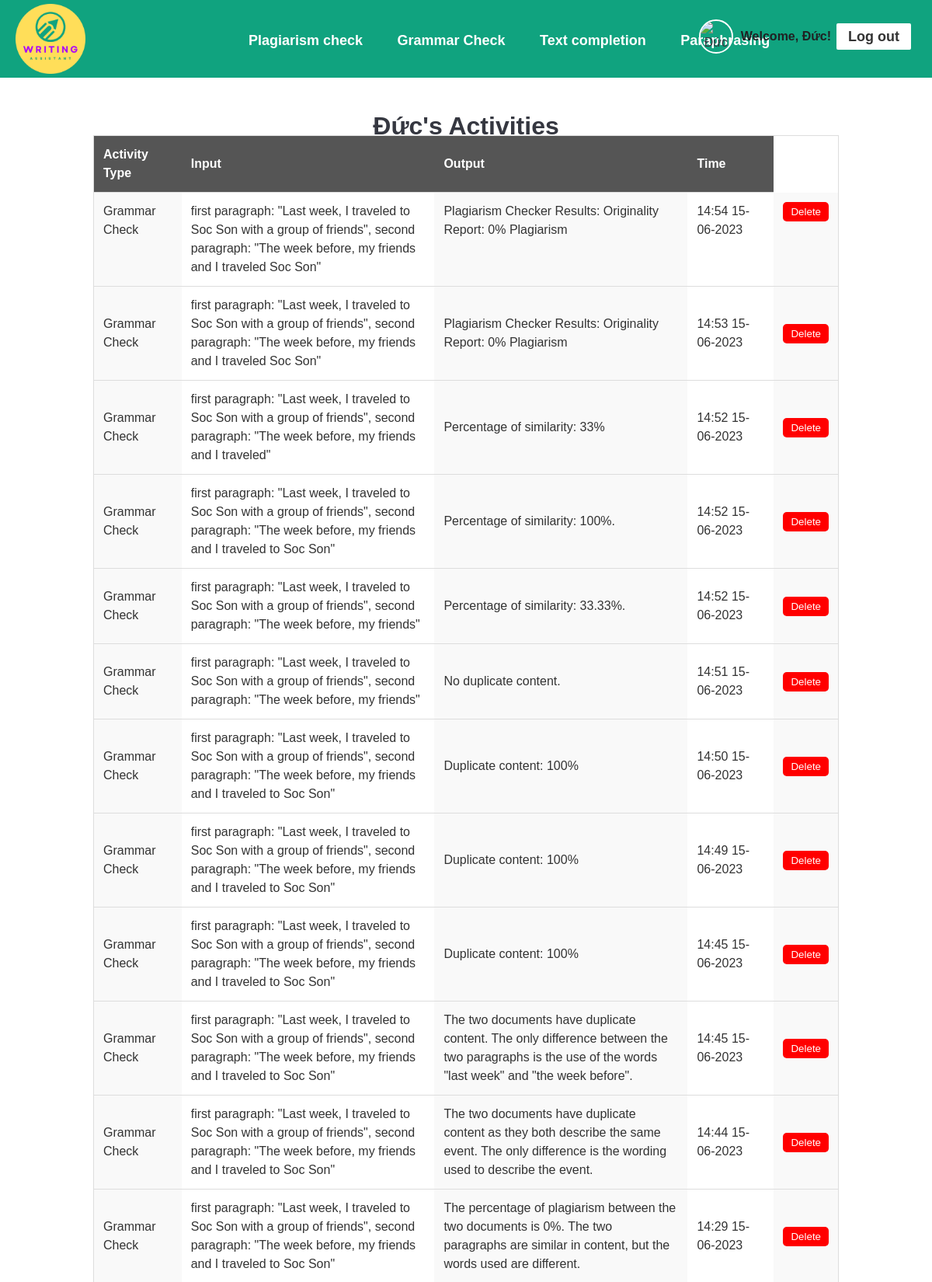
The app's page /user-activities (signed in, upper part) with its own data.
### app.py (models this page shows)
class Activity(db.Model):
    id = db.Column(db.Integer, primary_key=True)
    user_email = db.Column(db.String(120), db.ForeignKey('user.email'), nullable=False)
    activity_type = db.Column(db.String(50), nullable=False)
    input = db.Column(db.String(255), nullable=False)
    output = db.Column(db.String(1200), nullable=False)
    timestamp = db.Column(db.String(40), nullable=False)

### app.py (the view)
@app.route("/user-activities")
@login_required
def user_activities():
    name = session.get('name', 'Unknown')
    picture = session.get('picture', 'Unknown')
    first_name = name.split()[0]
    user_email = session['email']
    user = User.query.filter_by(email=user_email).first()
    activities = user.activities
    activities = list(reversed(activities))
    return render_template('user_activities.html', activities=activities, is_logged_in=True, name=first_name, picture=picture)

### app.py (called while the page is built)
def login_required(func):
    @wraps(func)
    def decorated_view(*args, **kwargs):
        if 'email' not in session:
            session['next'] = request.url
            return redirect(url_for('google_login'))
        return func(*args, **kwargs)
    return decorated_view

### templates/user_activities.html (shortened to what this page needs)
{% extends 'base.html' %}
{% block css %}
    <link rel="stylesheet" href="{{ url_for('static', filename='css/user_activities.css') }}"/>
{% endblock %}
{% block content %}
<h1>{{ name }}'s Activities</h1>
{% if activities %}
    <table>
        <thead>
            <tr>
                <th class="time-column">Activity Type</th>
                <th class="column-width">Input</th>
                <th class="column-width">Output</th>
                <th class="time-column">Time</th>
            </tr>
        </thead>
        <tbody>
            {% for activity in activities %}
            <tr>
                <td>{{ activity.activity_type }}</td>
                <td>{{ activity.input }}</td>
                <td>{{ activity.output }}</td>
                <td>{{ activity.timestamp }}</td>
                <td>
                    <button class="delete-button" onclick="deleteActivity({{ activity.id }})">Delete</button>
                </td>
            </tr>
            {% endfor %}
        </tbody>
    </table>
{% else %}
    <p  class="no-activities-message">No recent activity.</p>
{% endif %}
{% endblock %}

### templates/base.html (shortened to what this page needs)
<!DOCTYPE html>
<html lang="en">
<head>
    <link rel="stylesheet" href="../static/css/base.css">
    <link rel="stylesheet" href="../static/css/main.css">
    {% block css %} {% endblock %}
</head>
<body>
<header>
    <nav>
        <div style="height: 100px;float:left;margin-left: 20px;justify-items: center;">
            <img src="../static/assets/Logo.png" alt="logo" height="90px" style="margin-top:5px">
        </div>
        <ul>
            <li><a href="/" class="nav-link">Plagiarism check</a></li>
            <li><a href="{{url_for('grammar_check') }}" class="nav-link">Grammar Check</a></li>
            <li><a href="{{ url_for('text_completion')}}" class="nav-link">Text completion</a></li>
            <li><a href="{{ url_for('paraphrasing') }}" class="nav-link">Paraphrasing</a></li>
        </ul>
        <div class="inout">
            {% if is_logged_in %}
                <img src="{{ session['picture'] }}" alt="{{ session['name'] }}" style="border-radius: 50%">
                <a href="/user-activities" style="text-decoration: none;color: #202123; font-weight: bold;">Welcome, {{ name }}!</a>
                <a href="/logout" class="nav-log">Log out</a>
            {% else %}
                <a href="/login" class="nav-log">Log in</a>
            {% endif %}
        </div>
    </nav>
</header>
<main>
    {% block content %} {% endblock %}
</main>
</body>
</html>

### static/css/base.css (style rules this page uses)
nav { background-color: #10a37f; height: 100px; margin-bottom: 50px; }
nav ul { margin: 0; padding: 0; list-style: none; text-align: center; position: absolute; left: 300px; }
nav ul li { display: inline-block; margin: 0; padding: 0; }
nav ul li a { display: inline-block; color: #fff; font-size: 18px; font-weight: bold; text-decoration: none; padding: 40px 20px; transition: all 0.2s ease-in-out; }
.inout { position: absolute; top: 15px; right: 20px; display: flex; align-items: center; }
.inout img { width: 40px; height: 40px; border-radius: 50%; margin-right: 10px; border: 2px solid #fff; }
.inout a { text-decoration: none; color: #aa00ff; }
nav .inout a.nav-log { display: inline-block; background-color: #fff; color: #333; font-size: 18px; font-weight: bold; text-decoration: none; padding: 5px 15px; margin: 15px 7px; border-radius: 2px; transition: all 0.2s ease-in-out; }

### static/css/main.css (style rules this page uses)
body, input { font-size: 16px; line-height: 24px; color: #353740; font-family: "ColfaxAI", Helvetica, sans-serif; }
body { text-align: center; align-items: center; }
* { margin: 0; padding:0; }

### static/css/user_activities.css (style rules this page uses)
table { width: 80%; margin: 0 auto; margin-bottom: 20px; border-collapse: collapse; font-family: Arial, sans-serif; color: #333; border: 1px solid #ddd; border-radius: 5px; }
tr:first-child td { vertical-align: top; }
thead { background-color: #555; color: #fff; }
th, td { padding: 12px; text-align: left; border-bottom: 1px solid #ddd; }
th { position: relative; }
th::before { content: ''; position: absolute; top: 0; left: 0; width: 100%; height: 2px; background-color: #fff; transform: scaleX(0); transition: transform 0.3s ease; }
tbody td:nth-child(odd) { background-color: #f9f9f9; }
.column-width { width: 36%; }
.time-column { width: 12%; }
.delete-button { padding: 5px 10px; background-color: #ff0000; color: #fff; border: none; border-radius: 5px; cursor: pointer; }

### records on screen
Activity: activity_type "Grammar Check", input "first paragraph: \"Last week, I traveled to Soc Son with a group of friends\", second paragraph: \"The week before, my friends and I traveled Soc Son\"", output "Plagiarism Checker Results: Originality Report: 0% Plagiarism", timestamp "14:54 15-06-2023"
Activity: activity_type "Grammar Check", input "first paragraph: \"Last week, I traveled to Soc Son with a group of friends\", second paragraph: \"The week before, my friends and I traveled Soc Son\"", output "Plagiarism Checker Results: Originality Report: 0% Plagiarism", timestamp "14:53 15-06-2023"
Activity: activity_type "Grammar Check", input "first paragraph: \"Last week, I traveled to Soc Son with a group of friends\", second paragraph: \"The week before, my friends and I traveled\"", output "Percentage of similarity: 33%", timestamp "14:52 15-06-2023"
Activity: activity_type "Grammar Check", input "first paragraph: \"Last week, I traveled to Soc Son with a group of friends\", second paragraph: \"The week before, my friends and I traveled to Soc Son\"", output "Percentage of similarity: 100%.", timestamp "14:52 15-06-2023"
Activity: activity_type "Grammar Check", input "first paragraph: \"Last week, I traveled to Soc Son with a group of friends\", second paragraph: \"The week before, my friends\"", output "Percentage of similarity: 33.33%.", timestamp "14:52 15-06-2023"
Activity: activity_type "Grammar Check", input "first paragraph: \"Last week, I traveled to Soc Son with a group of friends\", second paragraph: \"The week before, my friends\"", output "No duplicate content.", timestamp "14:51 15-06-2023"
Activity: activity_type "Grammar Check", input "first paragraph: \"Last week, I traveled to Soc Son with a group of friends\", second paragraph: \"The week before, my friends and I traveled to Soc Son\"", output "Duplicate content: 100%", timestamp "14:50 15-06-2023"
Activity: activity_type "Grammar Check", input "first paragraph: \"Last week, I traveled to Soc Son with a group of friends\", second paragraph: \"The week before, my friends and I traveled to Soc Son\"", output "Duplicate content: 100%", timestamp "14:49 15-06-2023"
Activity: activity_type "Grammar Check", input "first paragraph: \"Last week, I traveled to Soc Son with a group of friends\", second paragraph: \"The week before, my friends and I traveled to Soc Son\"", output "Duplicate content: 100%", timestamp "14:45 15-06-2023"
Activity: activity_type "Grammar Check", input "first paragraph: \"Last week, I traveled to Soc Son with a group of friends\", second paragraph: \"The week before, my friends and I traveled to Soc Son\"", output "The two documents have duplicate content. The only difference between the two paragraphs is the use of the words \"last week\" and \"the week before\".", timestamp "14:45 15-06-2023"
Activity: activity_type "Grammar Check", input "first paragraph: \"Last week, I traveled to Soc Son with a group of friends\", second paragraph: \"The week before, my friends and I traveled to Soc Son\"", output "The two documents have duplicate content as they both describe the same event. The only difference is the wording used to describe the event.", timestamp "14:44 15-06-2023"
Activity: activity_type "Grammar Check", input "first paragraph: \"Last week, I traveled to Soc Son with a group of friends\", second paragraph: \"The week before, my friends and I traveled to Soc Son\"", output "The percentage of plagiarism between the two documents is 0%. The two paragraphs are similar in content, but the words used are different.", timestamp "14:29 15-06-2023"

### other values on screen
{{ name }} "Đức"
